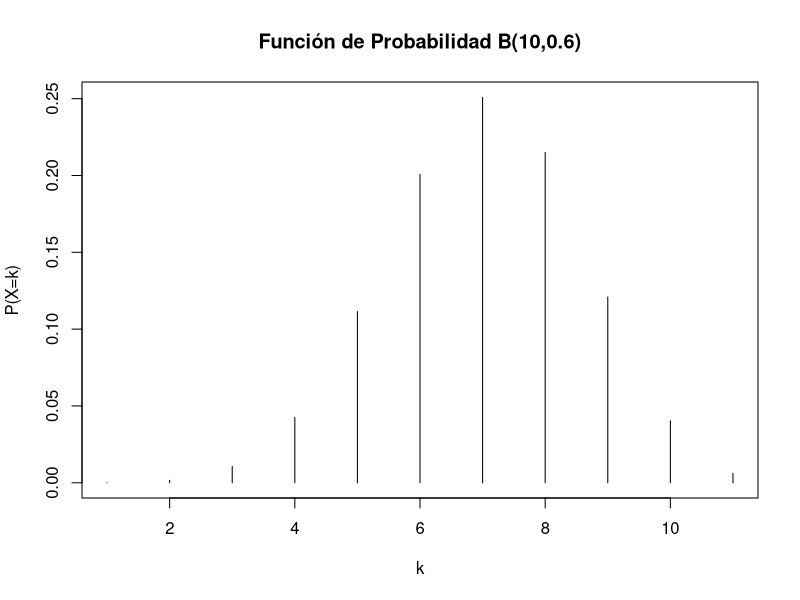

This chart was generated by the following R code:
## ---- chunk 1
plot(dbinom(0:10,10,0.6),type="h",xlab="k",ylab="P(X=k)",main="Función de Probabilidad B(10,0.6)")
